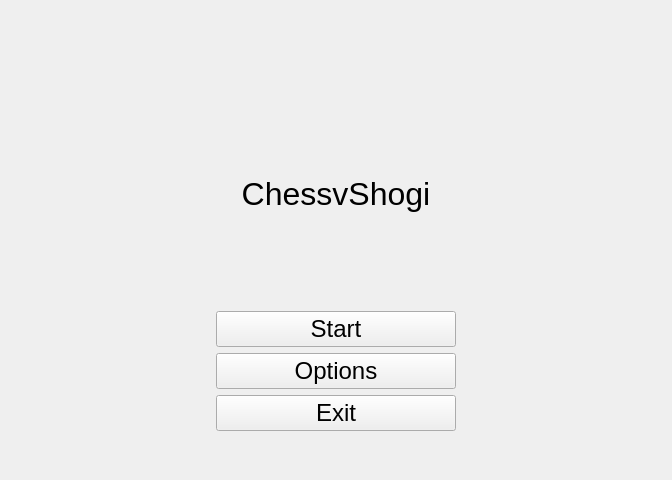
<?xml version="1.0" encoding="UTF-8"?>
<ui version="4.0">
 <class>MainWindow</class>
 <widget class="QMainWindow" name="MainWindow">
  <property name="geometry">
   <rect>
    <x>0</x>
    <y>0</y>
    <width>672</width>
    <height>480</height>
   </rect>
  </property>
  <property name="minimumSize">
   <size>
    <width>438</width>
    <height>378</height>
   </size>
  </property>
  <property name="maximumSize">
   <size>
    <width>672</width>
    <height>480</height>
   </size>
  </property>
  <property name="windowTitle">
   <string>MainWindow</string>
  </property>
  <widget class="QWidget" name="centralwidget">
   <layout class="QVBoxLayout" name="verticalLayout">
    <item>
     <spacer name="verticalSpacer_3">
      <property name="orientation">
       <enum>Qt::Vertical</enum>
      </property>
      <property name="sizeHint" stdset="0">
       <size>
        <width>20</width>
        <height>40</height>
       </size>
      </property>
     </spacer>
    </item>
    <item>
     <widget class="QLabel" name="Title">
      <property name="sizePolicy">
       <sizepolicy hsizetype="Preferred" vsizetype="MinimumExpanding">
        <horstretch>0</horstretch>
        <verstretch>0</verstretch>
       </sizepolicy>
      </property>
      <property name="font">
       <font>
        <pointsize>24</pointsize>
       </font>
      </property>
      <property name="text">
       <string>ChessvShogi</string>
      </property>
      <property name="alignment">
       <set>Qt::AlignCenter</set>
      </property>
     </widget>
    </item>
    <item>
     <spacer name="verticalSpacer_2">
      <property name="orientation">
       <enum>Qt::Vertical</enum>
      </property>
      <property name="sizeType">
       <enum>QSizePolicy::Maximum</enum>
      </property>
      <property name="sizeHint" stdset="0">
       <size>
        <width>20</width>
        <height>50</height>
       </size>
      </property>
     </spacer>
    </item>
    <item>
     <layout class="QGridLayout" name="gridLayout">
      <item row="4" column="2">
       <spacer name="verticalSpacer">
        <property name="orientation">
         <enum>Qt::Vertical</enum>
        </property>
        <property name="sizeHint" stdset="0">
         <size>
          <width>20</width>
          <height>40</height>
         </size>
        </property>
       </spacer>
      </item>
      <item row="1" column="0">
       <spacer name="horizontalSpacer_3">
        <property name="orientation">
         <enum>Qt::Horizontal</enum>
        </property>
        <property name="sizeType">
         <enum>QSizePolicy::Maximum</enum>
        </property>
        <property name="sizeHint" stdset="0">
         <size>
          <width>100</width>
          <height>20</height>
         </size>
        </property>
       </spacer>
      </item>
      <item row="1" column="1">
       <spacer name="horizontalSpacer">
        <property name="orientation">
         <enum>Qt::Horizontal</enum>
        </property>
        <property name="sizeType">
         <enum>QSizePolicy::Minimum</enum>
        </property>
        <property name="sizeHint" stdset="0">
         <size>
          <width>80</width>
          <height>20</height>
         </size>
        </property>
       </spacer>
      </item>
      <item row="1" column="3">
       <spacer name="horizontalSpacer_2">
        <property name="orientation">
         <enum>Qt::Horizontal</enum>
        </property>
        <property name="sizeType">
         <enum>QSizePolicy::Minimum</enum>
        </property>
        <property name="sizeHint" stdset="0">
         <size>
          <width>80</width>
          <height>20</height>
         </size>
        </property>
       </spacer>
      </item>
      <item row="1" column="2">
       <widget class="QPushButton" name="buttonStart">
        <property name="sizePolicy">
         <sizepolicy hsizetype="MinimumExpanding" vsizetype="Fixed">
          <horstretch>0</horstretch>
          <verstretch>0</verstretch>
         </sizepolicy>
        </property>
        <property name="minimumSize">
         <size>
          <width>160</width>
          <height>0</height>
         </size>
        </property>
        <property name="maximumSize">
         <size>
          <width>240</width>
          <height>16777215</height>
         </size>
        </property>
        <property name="font">
         <font>
          <pointsize>18</pointsize>
         </font>
        </property>
        <property name="text">
         <string>Start</string>
        </property>
       </widget>
      </item>
      <item row="2" column="2">
       <widget class="QPushButton" name="buttonOpts">
        <property name="sizePolicy">
         <sizepolicy hsizetype="MinimumExpanding" vsizetype="Fixed">
          <horstretch>0</horstretch>
          <verstretch>0</verstretch>
         </sizepolicy>
        </property>
        <property name="minimumSize">
         <size>
          <width>160</width>
          <height>0</height>
         </size>
        </property>
        <property name="maximumSize">
         <size>
          <width>240</width>
          <height>16777215</height>
         </size>
        </property>
        <property name="font">
         <font>
          <pointsize>18</pointsize>
         </font>
        </property>
        <property name="text">
         <string>Options</string>
        </property>
       </widget>
      </item>
      <item row="3" column="2">
       <widget class="QPushButton" name="buttonExit">
        <property name="sizePolicy">
         <sizepolicy hsizetype="MinimumExpanding" vsizetype="Fixed">
          <horstretch>0</horstretch>
          <verstretch>0</verstretch>
         </sizepolicy>
        </property>
        <property name="minimumSize">
         <size>
          <width>160</width>
          <height>0</height>
         </size>
        </property>
        <property name="maximumSize">
         <size>
          <width>240</width>
          <height>16777215</height>
         </size>
        </property>
        <property name="font">
         <font>
          <pointsize>18</pointsize>
         </font>
        </property>
        <property name="text">
         <string>Exit</string>
        </property>
       </widget>
      </item>
      <item row="1" column="4">
       <spacer name="horizontalSpacer_4">
        <property name="orientation">
         <enum>Qt::Horizontal</enum>
        </property>
        <property name="sizeType">
         <enum>QSizePolicy::Maximum</enum>
        </property>
        <property name="sizeHint" stdset="0">
         <size>
          <width>100</width>
          <height>20</height>
         </size>
        </property>
       </spacer>
      </item>
     </layout>
    </item>
   </layout>
  </widget>
 </widget>
 <resources/>
 <connections/>
</ui>
